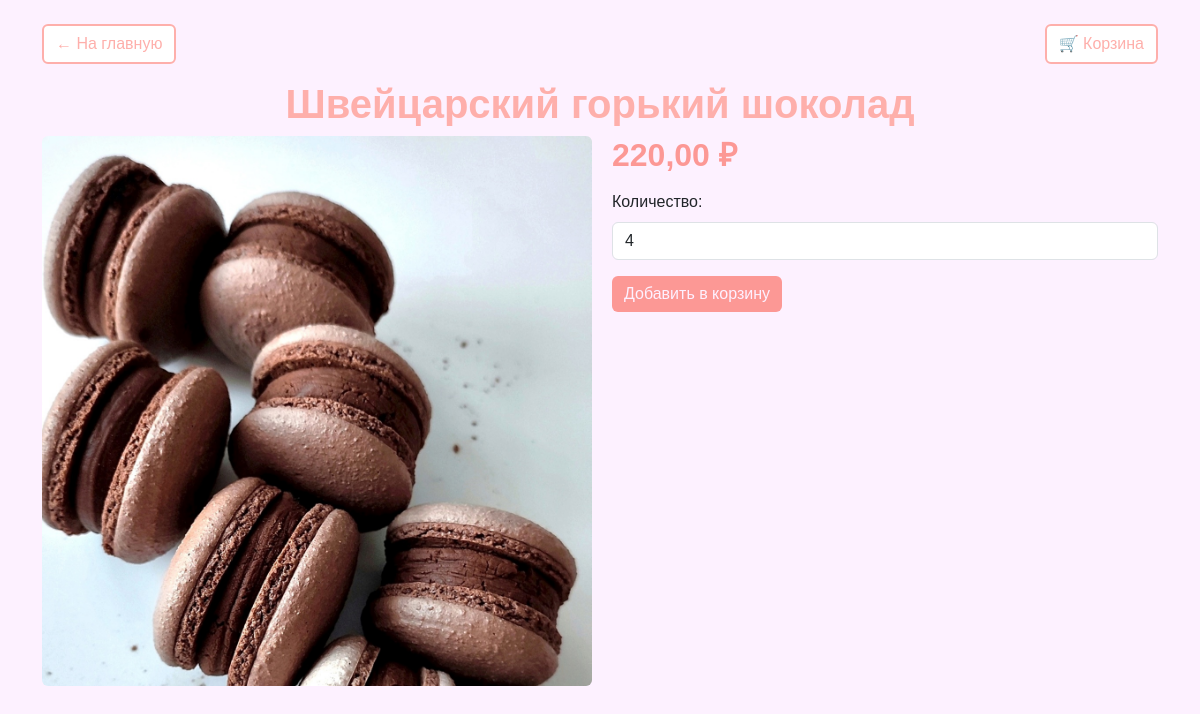
Page /product/shvejcarskij-gorkij-shokolad/ on the committed database.
### shop/models.py (models this page shows, shortened)
class Product(models.Model):
    category = models.ForeignKey(
        Category,
        on_delete=models.CASCADE,
        related_name="products",
        verbose_name="Категория",
    )
    name = models.CharField(max_length=150, verbose_name="Название")
    slug = models.SlugField(max_length=150, unique=True, verbose_name="URL")
    description = models.TextField(blank=True, verbose_name="Описание")
    price = models.DecimalField(max_digits=8, decimal_places=2, verbose_name="Цена")
    image = models.ImageField(
        upload_to="products/", blank=True, verbose_name="Изображение"
    )
    min_order_quantity = models.PositiveIntegerField(
        default=1, verbose_name="Минимальное количество для заказа"
    )
    created_at = models.DateTimeField(auto_now_add=True, verbose_name="Дата добавления")
    class Meta:
        verbose_name = "Товар"
        verbose_name_plural = "Товары"
        ordering = ["-created_at"]

### shop/views.py (the view)
# urls.py: path("product/<slug:product_slug>/", product_detail, name="product_detail"),
def product_detail(request, product_slug):
    product = get_object_or_404(Product, slug=product_slug)
    return render(request, "shop/product_detail.html", {"product": product})

### shop/templates/shop/product_detail.html (shortened to what this page needs)
<!DOCTYPE html>
<html lang="ru">
<head>
    <link href="https://cdn.jsdelivr.net/npm/bootstrap@5.3.0/dist/css/bootstrap.min.css" rel="stylesheet">
</head>
<body class="container mt-4">
    <div class="d-flex justify-content-between">
        <a href="{% url 'home' %}" class="btn btn-secondary mb-3">← На главную</a>
        <a href="{% url 'cart_detail' %}" class="btn btn-secondary mb-3 ms-auto">🛒 Корзина</a>
    </div>
    <h1 class="text-center">{{ product.name }}</h1>
    <div class="row">
        <div class="col-md-6 text-center">
            {% if product.image %}
            <img src="{{ product.image.url }}" class="img-fluid product-image rounded" alt="{{ product.name }}">
            {% else %}
                <img src="https://via.placeholder.com/500" class="img-fluid rounded" alt="Нет фото">
            {% endif %}
        </div>
        <div class="col-md-6">
            <h2><strong>{{ product.price }} ₽</strong></h2>
            <form action="{% url 'cart_add' product.id %}" method="post" class="add-to-cart-form">
                <div class="mb-3">
                    <label for="quantity" class="form-label">Количество:</label>
                    <input type="number" name="quantity" id="quantity" class="form-control"
                           min="{{ product.min_order_quantity }}"
                           value="{{ product.min_order_quantity }}" required>
                </div>
                <button type="submit" class="btn btn-cart">Добавить в корзину</button>
            </form>
        </div>
    </div>
</body>
</html>

### shop/templates/shop/product_detail.html (style rules this page uses)
body { font-family: Arial, sans-serif; background-color: #fdf1ff; }
.product-image { max-width: 550px; height: auto; }
h1 { color: #feafab; font-weight: bold; }
h2 { color: #fc9895; }
.btn-secondary { background-color: #ffffff; color: #feafab; border: 2px solid #feafab; }
.btn-cart { background-color: #fc9895; color: #fdf1ff; border: none; }

### rows in the picture
Product: name "Швейцарский горький шоколад", image (picture), price "220,00", quantity "4"
